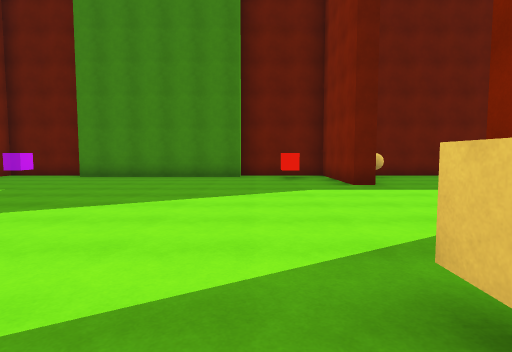
view 1 (above)

19 first-person views from a walk through a Unity game level. The camera is 1.4 m above the floor, tilts 4° down and sees 80° across. The floor is counted in squares, 2 m on a side. Each view is taken from the middle of a square. On the plan, view 1 faces up. The plan holds only what a view shows up to about 10 squares ahead; the rest is blank. The place goes on beyond the plan. The player character is not drawn.

view 2
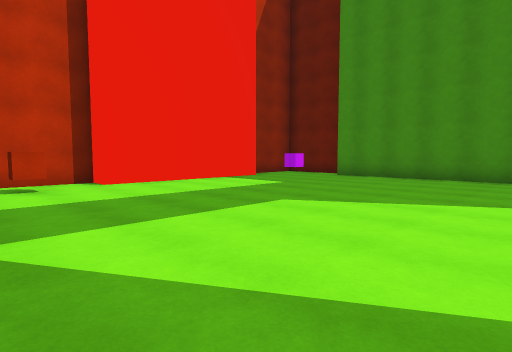

view 3
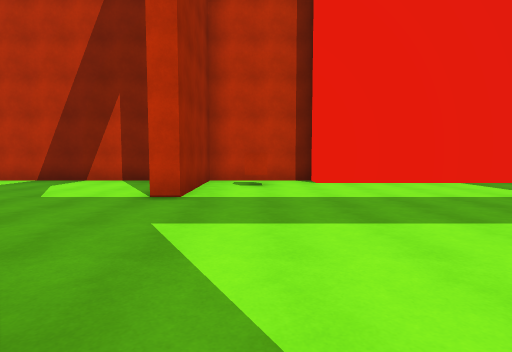

view 4
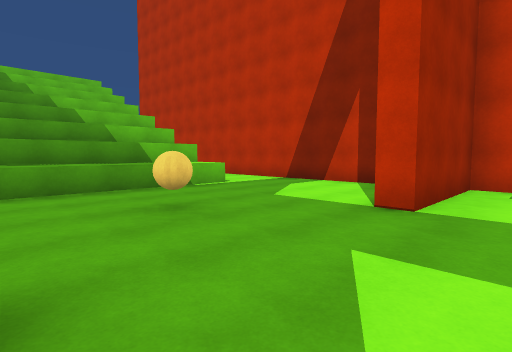

view 5
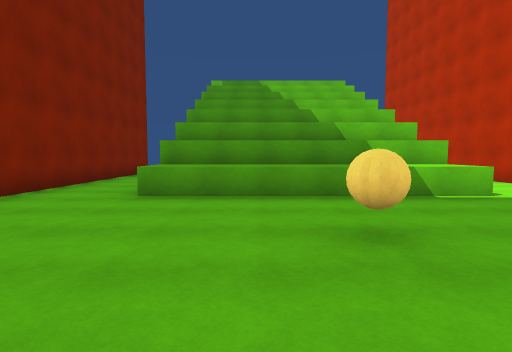

view 6
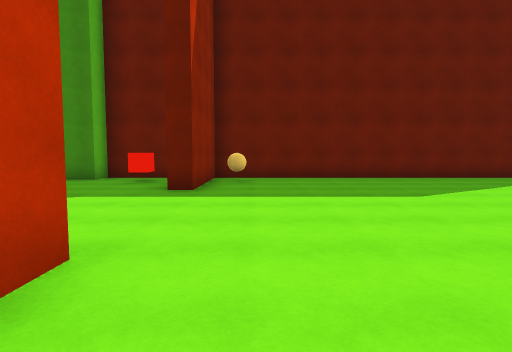

view 7
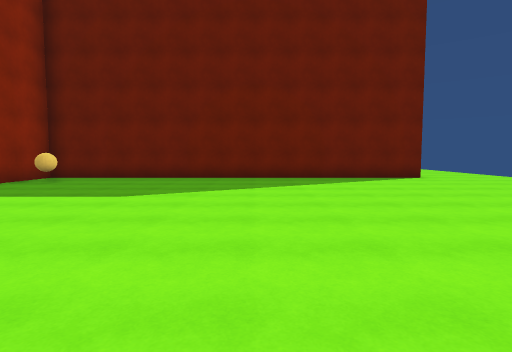

view 8
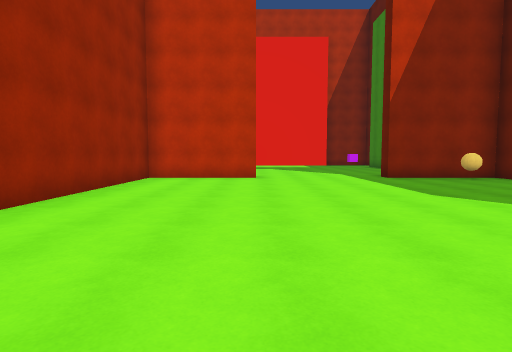

view 9
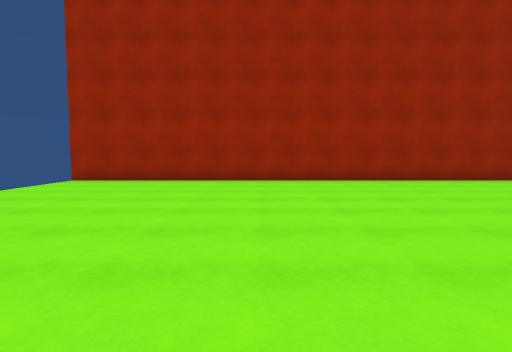

view 10
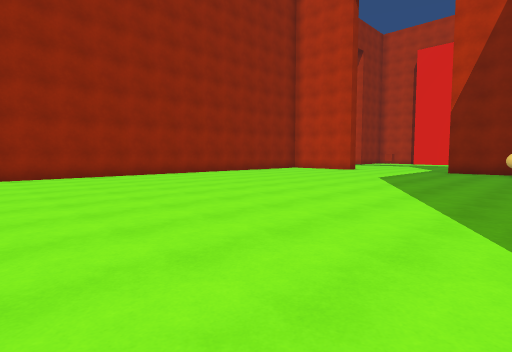

view 11
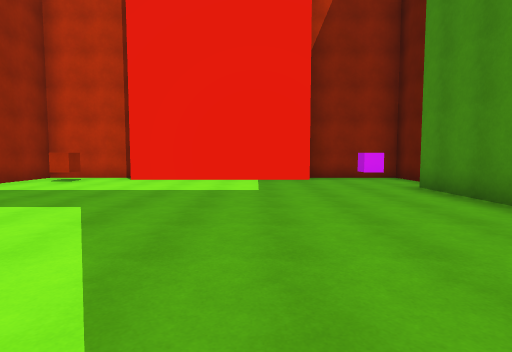

view 12
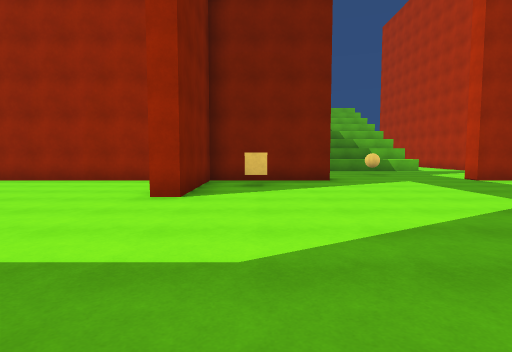

view 13
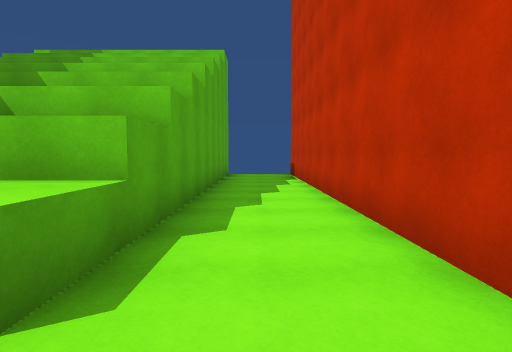

view 14
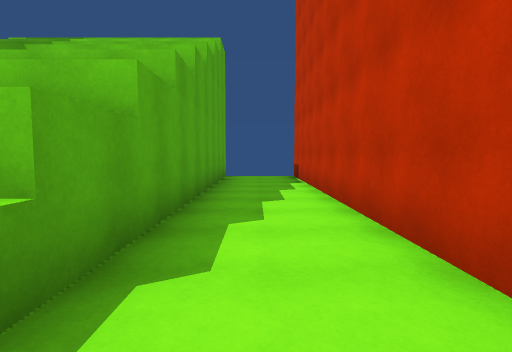

view 15
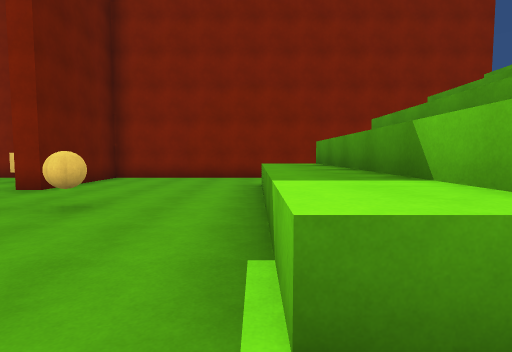

view 16
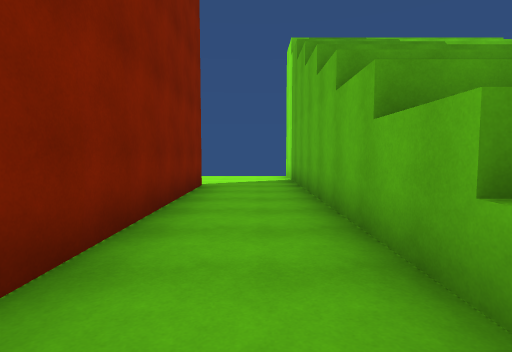

view 17
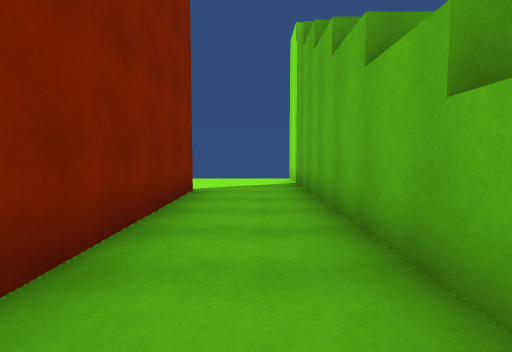

view 18
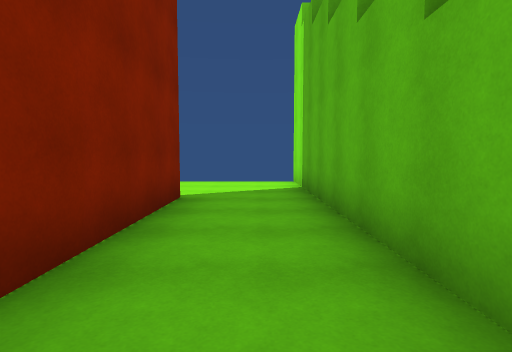

view 19
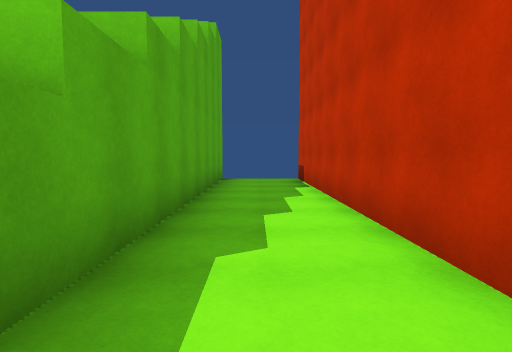

### Floor plan
Points are (right, up) in squares from view 1. A wall is a line through its corners. A room is listed if a view was taken in it or the views show most of it. See-through windows are left out.
Room 1 (views 1, 2, 3, 4, 5, 6, 7, 8, 9, 10, 11, 12, 13, 14, 15, 16, 17, 18, 19)
walls: (1.4, 10.3) (-0.5, 10.3) (-0.5, 9.5) (-5.5, 9.5); (0, -6.1) (0, -15.1); (-7.5, 7.5) (-7.5, 2.5) (-8.3, 2.5) (-8.3, -0.2) (-5, -0.2) (-5, -0.8); (-8.3, -1.9) (-8.3, -15); (-6.1, -6.4) (0, -6.4); (-6.9, 10.3) (-8.3, 10.3) (-8.3, 7.6); (14.1, 10.3) (2.8, 10.3) (2.8, 7) (2.2, 7) (2.2, 10); (2.2, -12) (2.2, -0.8) (-1, -0.8) (-1, -0.2) (2.2, -0.2) (2.2, 3) (2.8, 3) (2.8, -0.2) (17, -0.2); (-6, -15.1) (-6, -5.1)
low walls: (-6, -5.1) (0, -5.1)
ways out: opening at (2, -13.5); opening at (15.5, 10)
objects: cube (-7, 1); ball (-3, -3); cube (1, 1); red cube (1, 9); ball (4, 9)

Where each view was taken, in squares from view 1:
view 1: 0 up, 0 right, facing up
view 2: 0 up, 0 right, facing up-left
view 3: 1 up, 0 right, facing left
view 4: 1 up, 1 left, facing down-left
view 5: 0 up, 2 left, facing down
view 6: 1 up, 4 right, facing up
view 7: 1 up, 9 right, facing up
view 8: 3 up, 12 right, facing left
view 9: 8 up, 12 right, facing down
view 10: 10 up, 16 right, facing down-left
view 11: 6 up, 1 right, facing left
view 12: 8 up, 1 right, facing down
view 13: 4 down, 7 left, facing down
view 14: 5 down, 7 left, facing down
view 15: 5 down, 7 left, facing right
view 16: 5 down, 1 right, facing down
view 17: 6 down, 1 right, facing down
view 18: 7 down, 1 right, facing down
view 19: 6 down, 7 left, facing down
